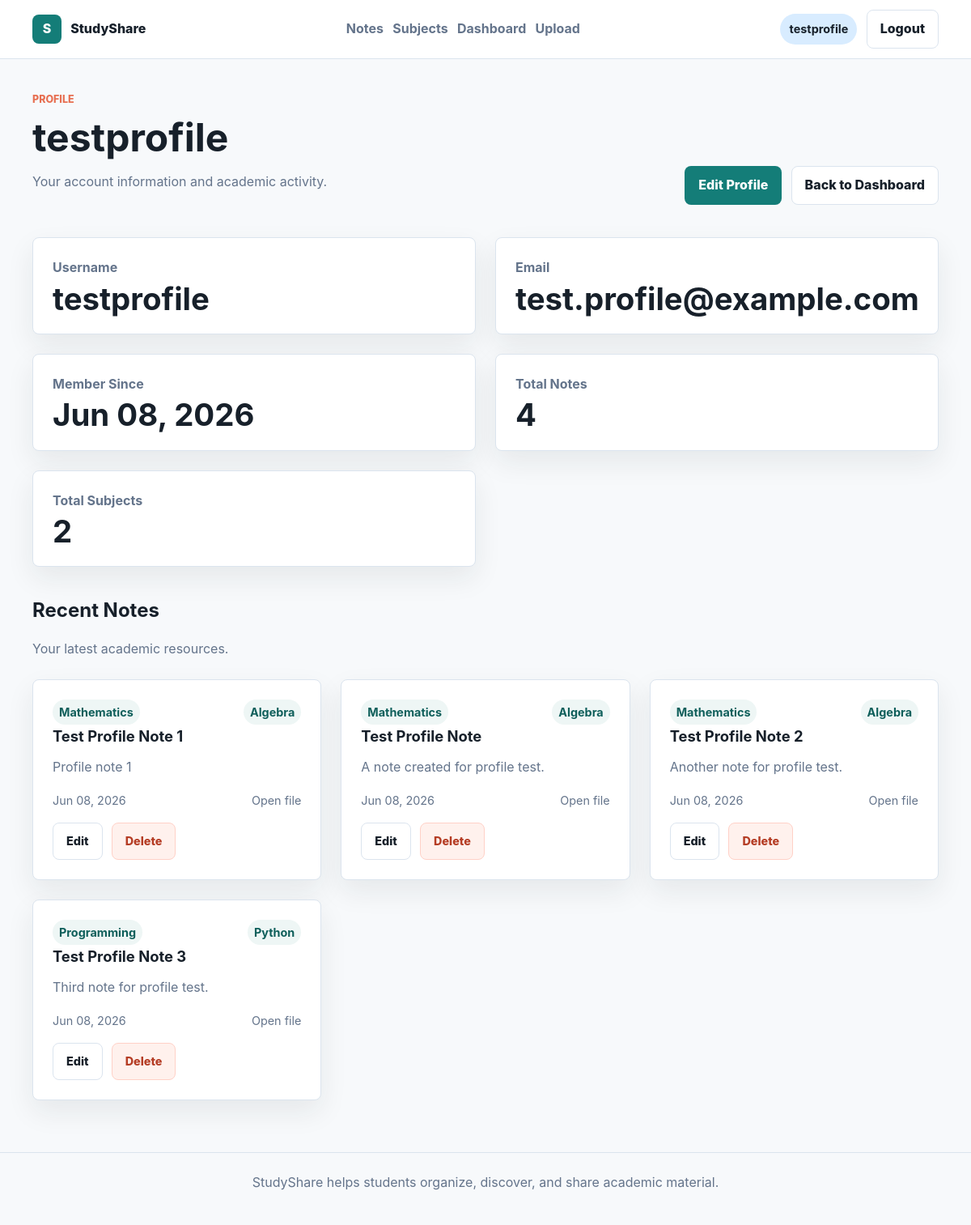
The app's page /profile (signed in) with its own data.
### app/models/user.py (models this page shows, shortened)
class User(db.Model, UserMixin):
    __tablename__ = "users"
    id = db.Column(db.Integer, primary_key=True)
    username = db.Column(
        db.String(50),
        unique=True,
        nullable=False
    )
    email = db.Column(
        db.String(120),
        unique=True,
        nullable=False
    )
    password = db.Column(
        db.String(255),
        nullable=False
    )
    created_at = db.Column(
        db.DateTime,
        server_default=db.func.now()
    )
    notes = db.relationship(
        "Note",
        backref="author",
        lazy=True
    )

### app/models/note.py (models this page shows, shortened)
class Note(db.Model):
    __tablename__ = "notes"
    id = db.Column(db.Integer, primary_key=True)
    title = db.Column(
        db.String(150),
        nullable=False
    )
    description = db.Column(
        db.Text,
        nullable=False
    )
    file_url = db.Column(
        db.String(255),
        nullable=False
    )
    user_id = db.Column(
        db.Integer,
        db.ForeignKey("users.id"),
        nullable=False
    )
    subject_id = db.Column(
        db.Integer,
        db.ForeignKey("subjects.id"),
        nullable=False
    )
    category_id = db.Column(
        db.Integer,
        db.ForeignKey("categories.id"),
        nullable=False
    )
    created_at = db.Column(
        db.DateTime,
        server_default=db.func.now()
    )

### app/models/subject.py (models this page shows, shortened)
class Subject(db.Model):
    __tablename__ = "subjects"
    id = db.Column(db.Integer, primary_key=True)
    name = db.Column(
        db.String(100),
        unique=True,
        nullable=False
    )
    description = db.Column(
        db.Text,
        nullable=False
    )
    categories = db.relationship(
        "Category",
        backref="subject",
        lazy=True,
        cascade="all, delete-orphan"
    )
    notes = db.relationship(
        "Note",
        backref="subject",
        lazy=True
    )

### app/models/category.py (models this page shows, shortened)
class Category(db.Model):
    __tablename__ = "categories"
    id = db.Column(db.Integer, primary_key=True)
    name = db.Column(
        db.String(100),
        nullable=False
    )
    description = db.Column(
        db.Text,
        nullable=False
    )
    subject_id = db.Column(
        db.Integer,
        db.ForeignKey("subjects.id"),
        nullable=False
    )
    notes = db.relationship(
        "Note",
        backref="category",
        lazy=True
    )
    __table_args__ = (
        db.UniqueConstraint(
            "name",
            "subject_id",
            name="uq_category_name_subject"
        ),
    )

### app/routes/profile.py (the view)
@profile.route("/profile")
@login_required
def profile_view():
    total_notes = Note.query.filter_by(user_id=current_user.id).count()
    total_subjects = db.session.query(Note.subject_id).filter_by(
        user_id=current_user.id
    ).distinct().count()
    recent_notes = Note.query.filter_by(
        user_id=current_user.id
    ).order_by(
        Note.created_at.desc()
    ).limit(5).all()
    return render_template(
        "profile.html",
        user=current_user,
        total_notes=total_notes,
        total_subjects=total_subjects,
        recent_notes=recent_notes
    )

### app/models/user.py (called while the page is built)
@login_manager.user_loader
def load_user(user_id):
    return User.query.get(int(user_id))

### app/templates/profile.html (shortened to what this page needs)
{% extends "base.html" %}
{% block content %}
    <section class="page-heading">
        <div>
            <p class="eyebrow">Profile</p>
            <h1>{{ user.username }}</h1>
            <p class="muted">Your account information and academic activity.</p>
        </div>
        <div class="heading-actions">
            <a class="button button-primary" href="{{ url_for('profile.edit_profile') }}">Edit Profile</a>
            <a class="button button-secondary" href="{{ url_for('auth.dashboard') }}">Back to Dashboard</a>
        </div>
    </section>
    <section class="stats-grid">
        <article class="stat-card">
            <span>Username</span>
            <strong>{{ user.username }}</strong>
        </article>
        <article class="stat-card">
            <span>Email</span>
            <strong>{{ user.email }}</strong>
        </article>
        <article class="stat-card">
            <span>Member Since</span>
            <strong>{{ user.created_at.strftime('%b %d, %Y') if user.created_at else 'Recently' }}</strong>
        </article>
        <article class="stat-card">
            <span>Total Notes</span>
            <strong>{{ total_notes }}</strong>
        </article>
        <article class="stat-card">
            <span>Total Subjects</span>
            <strong>{{ total_subjects }}</strong>
        </article>
    </section>
    <section class="section-spacing">
        <div class="section-title">
            <h2>Recent Notes</h2>
            <p>Your latest academic resources.</p>
        </div>
        {% if recent_notes %}
            <div class="grid grid-3">
                {% for note in recent_notes %}
                    <article class="note-card">
                        <div class="card-meta">
                            <span>{{ note.subject.name }}</span>
                            <span>{{ note.category.name }}</span>
                        </div>
                        <h3>
                            <a href="{{ url_for('notes.note_detail', note_id=note.id) }}">
                                {{ note.title }}
                            </a>
                        </h3>
                        <p>{{ note.description }}</p>
                        <div class="card-footer">
                            <span>{{ note.created_at.strftime('%b %d, %Y') if note.created_at else 'Recently' }}</span>
                            <a href="{{ note.file_url }}" target="_blank">Open file</a>
                        </div>
                        <div class="card-actions">
                            <a class="button button-secondary" href="{{ url_for('notes.edit_note', note_id=note.id) }}">Edit</a>
                            <form method="POST" action="{{ url_for('notes.delete_note', note_id=note.id) }}">
                                <button class="button button-danger" type="submit">Delete</button>
                            </form>
                        </div>
                    </article>
                {% endfor %}
            </div>
        {% else %}
            <div class="empty-state">
                <h3>No notes yet</h3>
                <p>Upload your first resource to start building your academic library.</p>
                <a class="button button-primary" href="{{ url_for('notes.upload_note') }}">Upload note</a>
            </div>
        {% endif %}
    </section>
{% endblock %}

### app/templates/base.html (shortened to what this page needs)
<!DOCTYPE html>
<html lang="en">
<head>
    <link rel="stylesheet" href="{{ url_for('static', filename='css/main.css') }}">
</head>
<body>
    <header class="site-header">
        <nav class="navbar">
            <a class="brand" href="{{ url_for('home') }}">
                <span class="brand-mark">S</span>
                <span>StudyShare</span>
            </a>
            <div class="nav-links">
                <a href="{{ url_for('notes.list_notes') }}">Notes</a>
                <a href="{{ url_for('subjects.list_subjects') }}">Subjects</a>
                {% if current_user.is_authenticated %}
                    <a href="{{ url_for('auth.dashboard') }}">Dashboard</a>
                    <a href="{{ url_for('notes.upload_note') }}">Upload</a>
                {% endif %}
            </div>
            <div class="user-actions">
                {% if current_user.is_authenticated %}
                    <a href="{{ url_for('profile.profile_view') }}" class="user-chip">{{ current_user.username }}</a>
                    <a class="button button-secondary" href="{{ url_for('auth.logout') }}">Logout</a>
                {% else %}
                    <a class="button button-secondary" href="{{ url_for('auth.login') }}">Login</a>
                    <a class="button button-primary" href="{{ url_for('auth.register') }}">Register</a>
                {% endif %}
            </div>
        </nav>
    </header>
    <main class="page-shell">
        {% block content %}{% endblock %}
    </main>
    <footer class="site-footer">
        <p>StudyShare helps students organize, discover, and share academic material.</p>
    </footer>
</body>
</html>

### records on screen
User: username "testprofile", email "test.profile@example.com", created_at "Jun 08, 2026"
Note: subject.name "Mathematics", category.name "Algebra", title "Test Profile Note 1", description "Profile note 1", created_at "Jun 08, 2026"
Note: subject.name "Mathematics", category.name "Algebra", title "Test Profile Note", description "A note created for profile test.", created_at "Jun 08, 2026"
Note: subject.name "Mathematics", category.name "Algebra", title "Test Profile Note 2", description "Another note for profile test.", created_at "Jun 08, 2026"
Note: subject.name "Programming", category.name "Python", title "Test Profile Note 3", description "Third note for profile test.", created_at "Jun 08, 2026"

### other values on screen
{{ total_notes }} "4"
{{ total_subjects }} "2"
